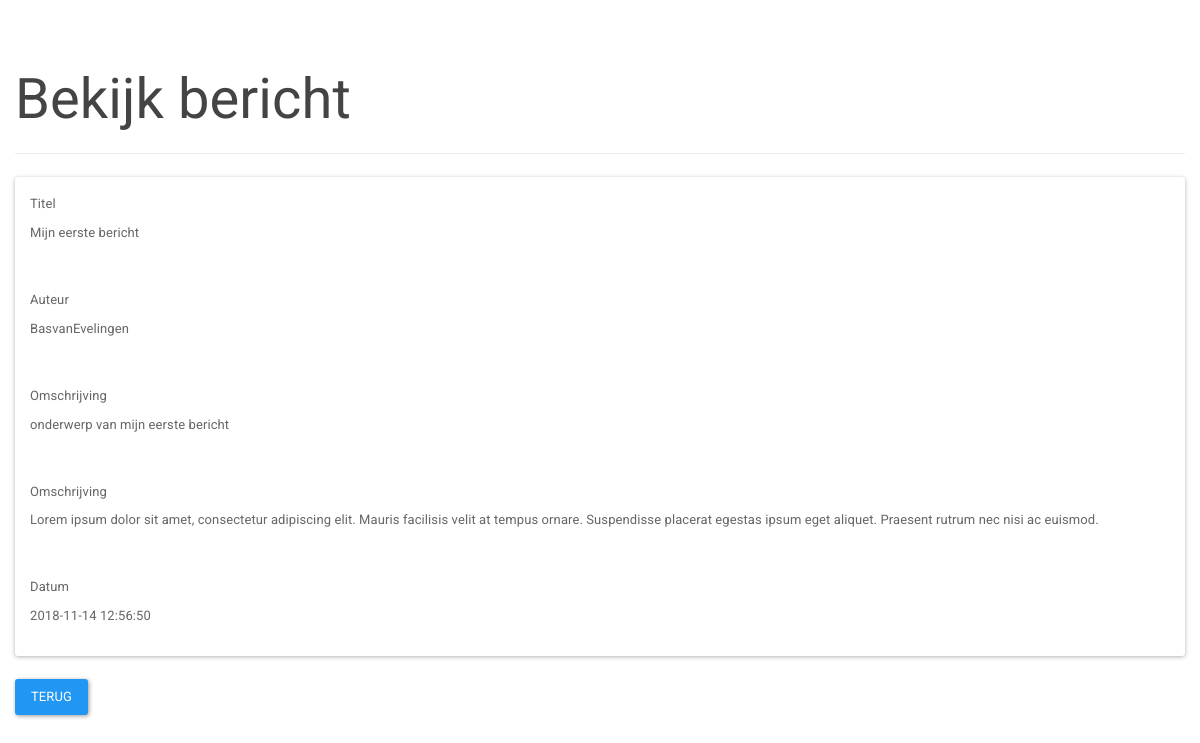
The app's page /leesbericht.php?id=1 with its own data.
### tables this page shows
CREATE TABLE `berichten` (
  `BerichtID` int(11) NOT NULL,
  `BerichtTitel` varchar(255) DEFAULT NULL,
  `BerichtOmschrijving` text,
  `BerichtInhoud` text,
  `Auteur` varchar(128) DEFAULT NULL,
  `BerichtDatum` datetime DEFAULT CURRENT_TIMESTAMP
);

### leesbericht.php (the view, shortened to what this page needs)
<?php
if(isset($_GET["id"]) && !empty(trim($_GET["id"]))){
    require_once "config.php";
    $sql = "SELECT * FROM berichten WHERE BerichtID = ?";
    if($stmt = $mysqli->prepare($sql)) {
        $stmt->bind_param("i", $param_id);
        if($stmt->execute()) {
            $result = $stmt->get_result();
            if($result->num_rows == 1) {
                $row = $result->fetch_array(MYSQLI_ASSOC);
                $titel = $row["BerichtTitel"];
                $auteur = $row["Auteur"];
                $omschrijving = $row["BerichtOmschrijving"];
                $inhoud = $row["BerichtInhoud"];
                $datum = $row["BerichtDatum"];
            } else{
                header("location: error.php");
                exit();
            }
        } else{
            echo "Er ging iets verkeerd, probeer het later nog eens.";
        }
    }
} else{
    header("location: error.php");
    exit();
}
?>
<!DOCTYPE html>
<html lang="en">
<head>
    <link href="bootstrap.css" rel="stylesheet" >
    <link href="style.css" type="text/css" rel="stylesheet.css">
</head>
    <body>
        <div class="wrapper">
            <div class="container-fluid">
                <div class="row">
                    <div class="col-md-12">
                        <div class="page-header clearfix">
                            <h1>Bekijk bericht</h1>
                        </div>
                        <div class="panel-group">
                            <div class="panel panel-info">
                                <div class="panel-body">
                                    <label>Titel</label>
                                    <p><?php echo "$titel"; ?></p>
                                </div>
                                <div class="panel-body">
                                    <label>Auteur</label>
                                    <p><?php echo "$auteur"; ?></p>
                                </div>
                                <div class="panel-body">
                                    <label>Omschrijving</label>
                                    <p><?php echo "$omschrijving"; ?></p>
                                </div>
                                <div class="panel-body">
                                    <label>Omschrijving</label>
                                    <p><?php echo "$inhoud"; ?></p>
                                </div>
                                <div class="panel-body">
                                    <label>Datum</label>
                                    <p><?php echo "$datum"; ?></p>
                                </div>
                            </div>
                        </div>
                        <p><a href="index.php" class="btn btn-primary">Terug</a></p>
                    </div>
                </div>
            </div>
        </div>
    </body>
</html>

### records on screen
berichten: BerichtTitel "Mijn eerste bericht", Auteur "BasvanEvelingen", BerichtOmschrijving "onderwerp van mijn eerste bericht", BerichtInhoud "Lorem ipsum dolor sit amet, consectetur adipiscing elit. Mauris facilisis velit at tempus ornare. Suspendisse placerat egestas ipsum eget aliquet. Praesent rutrum nec nisi ac euismod.", BerichtDatum "2018-11-14 12:56:50"
